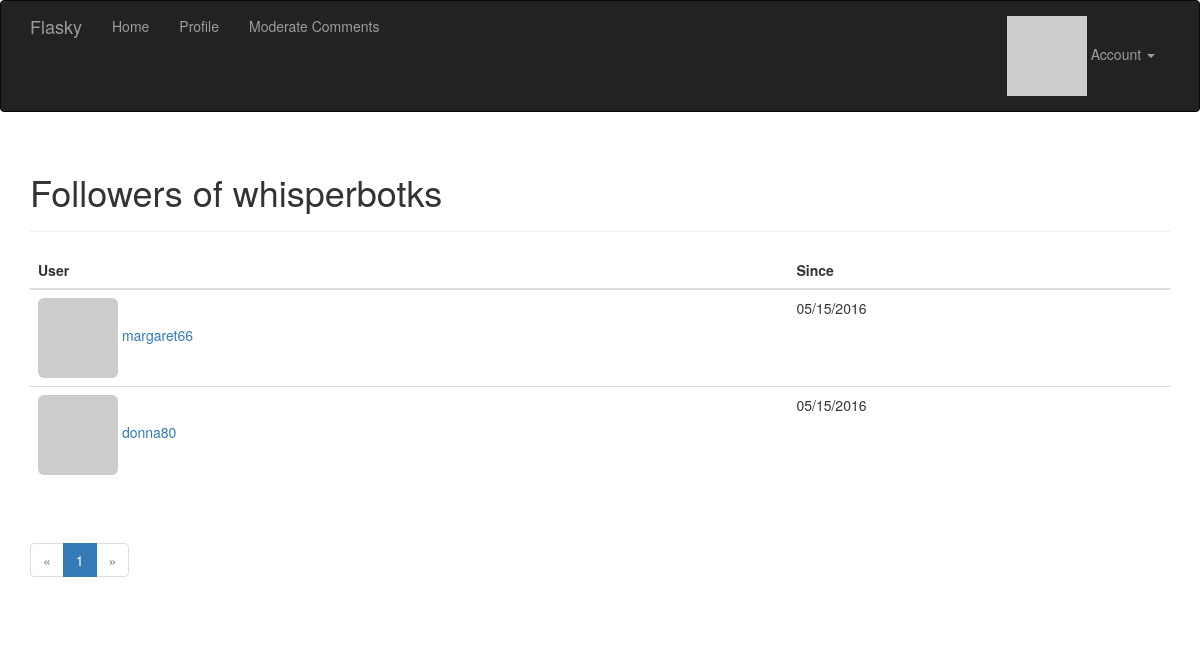
/followers/whisperbotks (signed in), run on the app's committed database.
### app/models.py (models this page shows, shortened)
class User(UserMixin, db.Model):
	__tablename__ = 'users'
	id = db.Column(db.Integer, primary_key=True)
	email = db.Column(db.String(64), unique=True, index=True)
	username = db.Column(db.String(64), unique=True, index=True)
	role_id = db.Column(db.Integer, db.ForeignKey('roles.id'))
	password_hash = db.Column(db.String(128))
	confirmed = db.Column(db.Boolean, default=False)
	name = db.Column(db.String(64))
	location = db.Column(db.String(64))
	about_me = db.Column(db.Text())
	member_since = db.Column(db.DateTime(), default=datetime.utcnow)
	last_seen = db.Column(db.DateTime(), default=datetime.utcnow)
	avatar_hash = db.Column(db.String(32))
	posts = db.relationship('Post', backref='author', lazy='dynamic')
	comments = db.relationship('Comment', backref='author', lazy='dynamic')
	followed = db.relationship('Follow',
							   foreign_keys=[Follow.follower_id],
							   backref=db.backref('follower', lazy='joined'),
							   lazy='dynamic',
							   cascade='all, delete-orphan')
	followers = db.relationship('Follow',
							   foreign_keys=[Follow.followed_id],
							   backref=db.backref('followed', lazy='joined'),
							   lazy='dynamic',
							   cascade='all, delete-orphan')
	@property
	def password(self):
		raise AttributeError('password is not a readable attribute')
	def can(self, permissions):
		return (self.role is not None)
	''' and (self.role.permissions & permissions) == permissions'''
	def ping(self):
		self.last_seen = datetime.utcnow()
		db.session.add(self)
	def gravatar(self, size=100, default='identicon', rating='g'):
		if request.is_secure:
			url = 'https://secure.gravatar.com/avatar'
		else:
			url = 'http://www.gravatar.com/avatar'
		hash = self.avatar_hash or hashlib.md5(self.email.encode('utf-8')).hexdigest()
		return '{url}/{hash}?s={size}&d={default}&r={rating}'.format(url=url, hash=hash, size=size, default=default, rating=rating)

class Follow(db.Model):
	__tablename__ = 'follows'
	follower_id = db.Column(db.Integer, db.ForeignKey('users.id'), primary_key=True)
	followed_id = db.Column(db.Integer, db.ForeignKey('users.id'), primary_key=True)
	timestamp = db.Column(db.DateTime, default=datetime.utcnow)

### app/main/views.py (the view)
@main.route('/followers/<username>')
def followers(username):
	user = User.query.filter_by(username=username).first()
	if user is None:
		flash('Invalid User.')
		return redirect(url_for('.index'))
	page = request.args.get('page', 1, type=int)
	pagination = user.followers.paginate(
			page, per_page=20,
			error_out=False)
	follows = [{'user': item.follower, 'timestamp': item.timestamp}
				for item in pagination.items]
	return render_template('followers.html', user=user, title="Followers of",
							endpoint='.followers', pagination=pagination, follows=follows)

### app/auth/views.py (called while the page is built)
@auth.before_app_request
def before_request():
	if current_user.is_authenticated:
		current_user.ping()
		if not current_user.confirmed \
				and request.endpoint[:5] != 'auth.' \
				and request.endpoint != 'static':
			return redirect(url_for('auth.unconfirmed'))

### app/main/__init__.py (called while the page is built)
@main.app_context_processor
def inject_permissions():
	return dict(Permission=Permission)

### app/models.py (called while the page is built)
@login_manager.user_loader
def load_user(user_id):
	return User.query.get(int(user_id))

### app/templates/followers.html (shortened to what this page needs)
{% extends "base.html" %}
{% import "_macros.html" as macros %}
{% block page_content %}
<div class="page-header">
    <h1>{{ title }} {{ user.username }}</h1>
</div>
<table class="table table-hover followers">
    <thead><tr><th>User</th><th>Since</th></tr></thead>
    {% for follow in follows %}
	{% if follow.user != user %}
    <tr>
        <td>
            <a href="{{ url_for('.user', username = follow.user.username) }}">
                <img class="img-rounded" src="{{ follow.user.gravatar(size=32) }}">
                {{ follow.user.username }}
            </a>
        </td>
        <td>{{ moment(follow.timestamp).format('L') }}</td>
    </tr>
	{% endif %}
    {% endfor %}
</table>
<div class="pagination">
    {{ macros.pagination_widget(pagination, endpoint, username = user.username) }}
</div>
{% endblock %}

### data on the page
User: username "whisperbotks"
User: user.username "margaret66"
Follow: timestamp "05/15/2016"
User: user.username "donna80"
Follow: timestamp "05/15/2016"

### other printed values
{{ title }} "Followers of"
{{ p }} "1"
